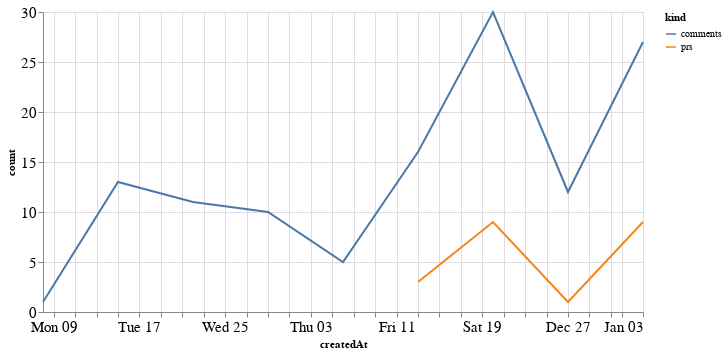

Notebook code cell kept with this figure:
### Code cell
alt.Chart(total_time, width=600).mark_line().encode(
    x='createdAt',
    y='count',
    color='kind'
)

### Figure 1 — Vega-Lite specification as saved in the notebook (floating-point values rounded to 4 significant figures)
{"config": {"axisLeft": {"labelFontSize": 15}, "axisBottom": {"labelFontSize": 15}}, "data": {"name": "data-345f1cdb42b0ac87fad5997684f54fe2"}, "mark": "line", "encoding": {"color": {"type": "nominal", "field": "kind"}, "x": {"type": "temporal", "field": "createdAt"}, "y": {"type": "quantitative", "field": "count"}}, "width": 600, "$schema": "https://vega.github.io/schema/vega-lite/v4.8.1.json", "datasets": {"data-345f1cdb42b0ac87fad5997684f54fe2": [{"createdAt": "2020-12-13T00:00:00", "kind": "prs", "count": 3.0}, {"createdAt": "2020-12-20T00:00:00", "kind": "prs", "count": 9.0}, {"createdAt": "2020-12-27T00:00:00", "kind": "prs", "count": 1.0}, {"createdAt": "2021-01-03T00:00:00", "kind": "prs", "count": 9.0}, {"createdAt": "2020-11-08T00:00:00", "kind": "prs", "count": null}, {"createdAt": "2020-11-15T00:00:00", "kind": "prs", "count": null}, {"createdAt": "2020-11-22T00:00:00", "kind": "prs", "count": null}, {"createdAt": "2020-11-29T00:00:00", "kind": "prs", "count": null}, {"createdAt": "2020-12-06T00:00:00", "kind": "prs", "count": null}, {"createdAt": "2020-12-13T00:00:00", "kind": "comments", "count": 16.0}, {"createdAt": "2020-12-20T00:00:00", "kind": "comments", "count": 30.0}, {"createdAt": "2020-12-27T00:00:00", "kind": "comments", "count": 12.0}, {"createdAt": "2021-01-03T00:00:00", "kind": "comments", "count": 27.0}, {"createdAt": "2020-11-08T00:00:00", "kind": "comments", "count": 1.0}, {"createdAt": "2020-11-15T00:00:00", "kind": "comments", "count": 13.0}, {"createdAt": "2020-11-22T00:00:00", "kind": "comments", "count": 11.0}, {"createdAt": "2020-11-29T00:00:00", "kind": "comments", "count": 10.0}, {"createdAt": "2020-12-06T00:00:00", "kind": "comments", "count": 5.0}]}}
